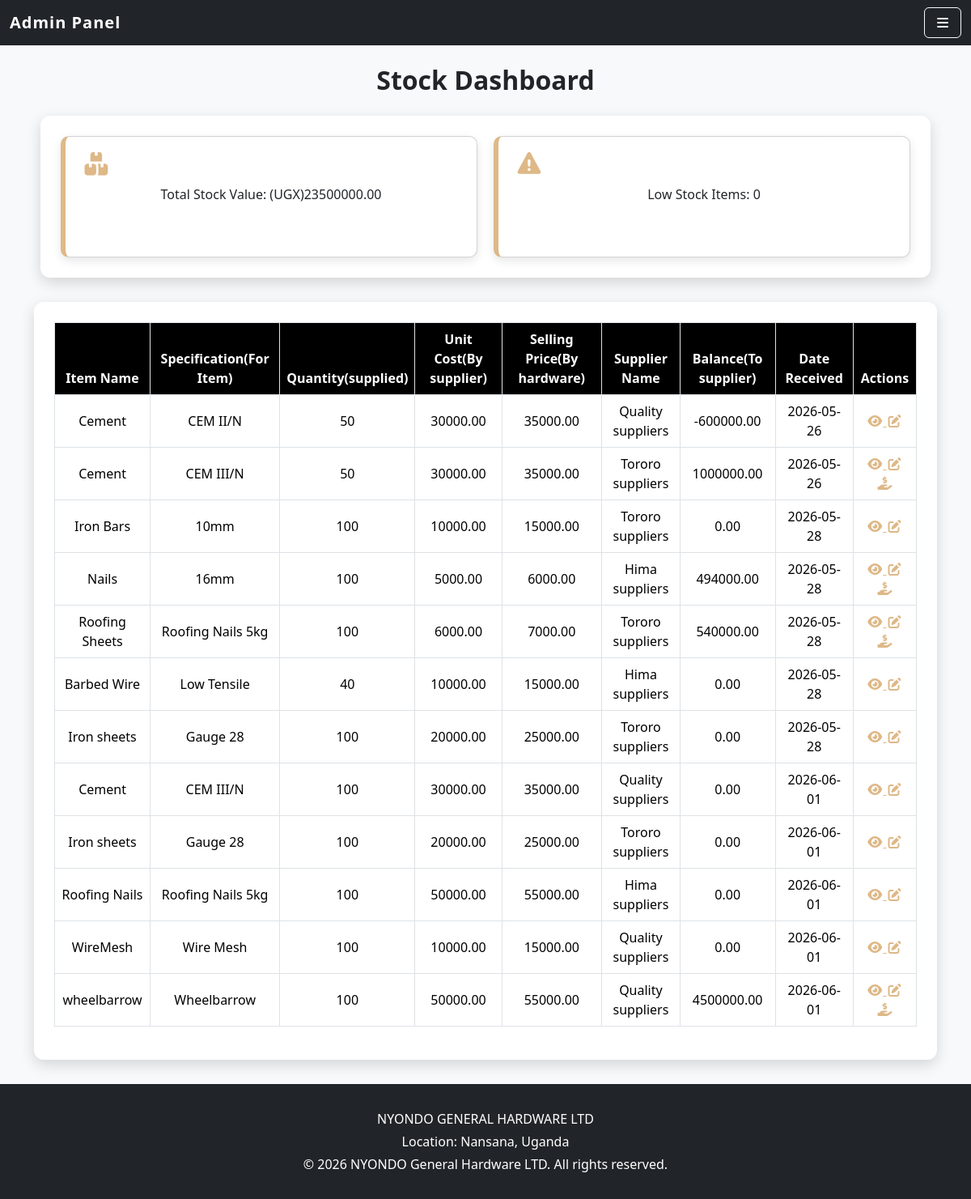
Before: /dashboard/stock/ with the older database file.
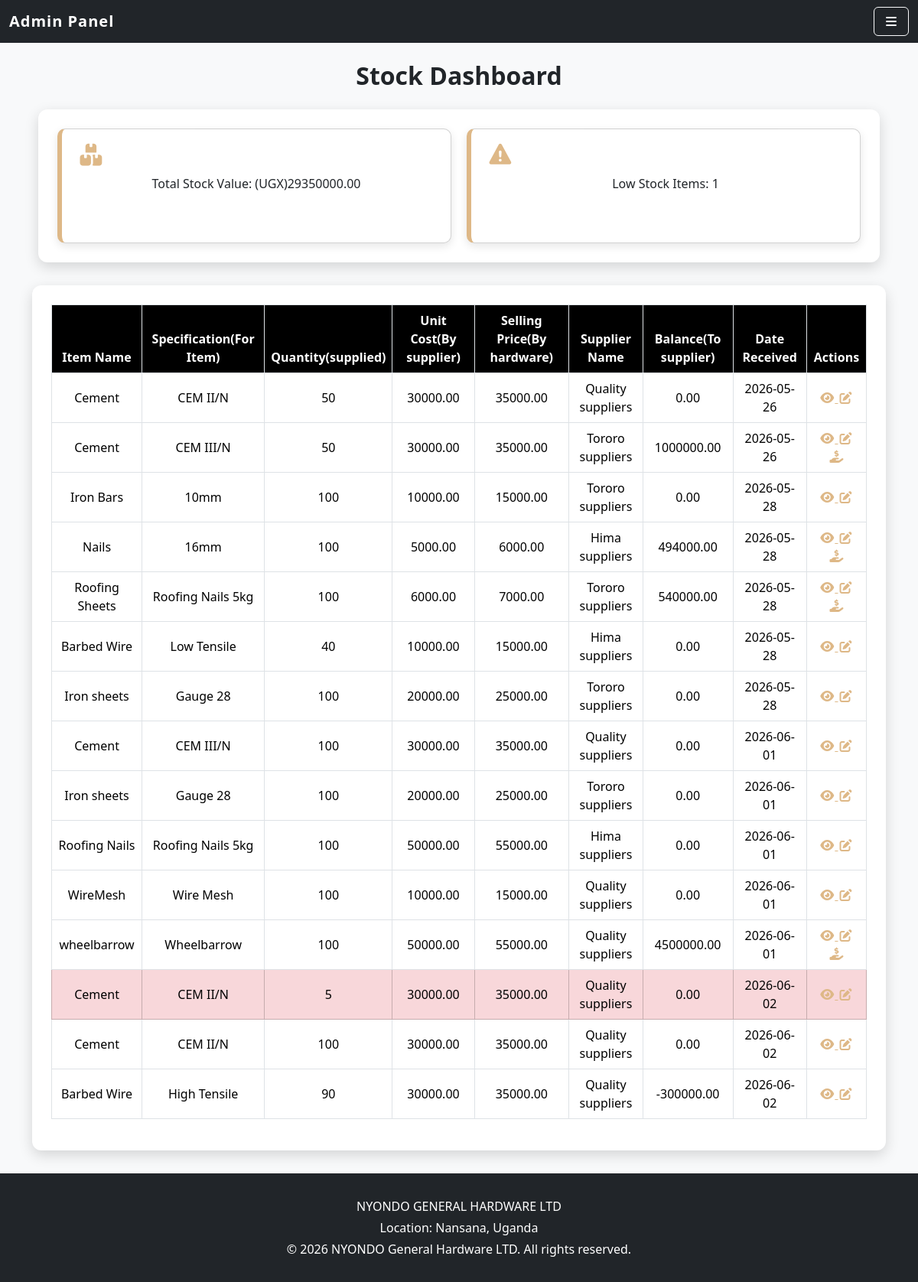
After: the same page with the newer database file.
### dupapp/models.py (models this page shows, shortened)
class Stock(models.Model):
    item_name = models.CharField(max_length=50)
    specification = models.CharField(max_length=100,blank=True)
    quantity = models.IntegerField()
    unit_cost = models.DecimalField(max_digits=10,decimal_places=2)
    selling_price = models.DecimalField(max_digits=10,decimal_places=2 )
    supplier = models.ForeignKey(Supplier,on_delete=models.CASCADE,related_name='stocks')
    date_received = models.DateTimeField(auto_now_add=True)
    payment_method = models.CharField(max_length=20,choices=[
            ('Cash', 'Cash'),
            ('Credit', 'Credit')
        ]
    )
    amount_paid = models.DecimalField(max_digits=10,decimal_places=2,default=0)
    def balance(self):
        return (self.quantity * self.unit_cost) - self.amount_paid
    def stock_value(self):
        return self.quantity * self.unit_cost

class Supplier(models.Model):
    name = models.CharField(max_length=100, unique=True)
    email = models.EmailField(unique=True)
    contact = models.CharField(max_length=20,blank=True,null=True)
    address = models.CharField(max_length=200,blank=True,null=True)

### dupapp/views.py (the view)
# urls.py: path("dashboard/stock/", views.admin_stock_dashboard, name="admin_stock_dashboard"),
def admin_stock_dashboard(request):
    stocks = Stock.objects.all()
    total_value = sum([s.stock_value() for s in stocks]) if stocks else 0
    low_stock = stocks.filter(quantity__lt=10)
    context = {
        'stocks': stocks,
        'total_value': total_value,
        'low_stock': low_stock,
    }
    return render(request, "admin_stock_dashboard.html", context)

### dupapp/templates/admin_stock_dashboard.html (shortened to what this page needs)
{% extends 'base_admin.html' %}
{% block content %}
<h2 class="page-heading">Stock Dashboard</h2>
<div class="cards-container">
  <div class="card text-dark">
    <div class="icon">
    <i class="fas fa-boxes"></i>
    </div>
    <div>Total Stock Value: (UGX){{ total_value }}</div>
  </div>
  <div class="card text-dark">
    <div class="icon">
    <i class="fas fa-exclamation-triangle"></i>
    </div>
    <div>Low Stock Items: {{ low_stock.count }}</div>
  </div>
</div>
<div class="fields-container">
  <table class="table table-bordered">
    <thead>
      <tr>
        <th>Item Name</th>
        <th>Specification(For Item)</th>
        <th>Quantity(supplied)</th>
        <th>Unit Cost(By supplier)</th>
        <th>Selling Price(By hardware)</th>
        <th>Supplier Name</th>
        <th>Balance(To supplier)</th>
        <th>Date Received</th>
        <th>Actions</th>
      </tr>
    </thead>
    <tbody>
      {% for stock in stocks %}
      <tr {% if stock.quantity < 10 %} class="table-danger" {% endif %}>
        <td>{{ stock.item_name }}</td>
        <td>{{ stock.specification }}</td>
        <td>{{ stock.quantity }}</td>
        <td>{{ stock.unit_cost }}</td>
        <td>{{ stock.selling_price }}</td>
        <td>{{ stock.supplier.name }}</td>
        <td>{{ stock.balance }}</td>
        <td>{{ stock.date_received|date:"Y-m-d" }}</td>
        <td>
          <a href="{% url 'admin_view_stock' stock.id %}" title="View" style="color: burlywood;">
            <i class="fas fa-eye"></i>
          </a>
          <a href="{% url 'admin_edit_stock' stock.id %}" title="Edit" style="color: burlywood;">
            <i class="fas fa-edit"></i>
          </a>
          {% if stock.payment_method == "Credit" and stock.balance > 0 %}
            <a href="{% url 'admin_add_supplier_payment' stock.id %}" title="Add Payment" style="color: burlywood;">
              <i class="fas fa-hand-holding-usd"></i>
            </a>
          {% endif %}
        </td>
      </tr>
      {% endfor %}
    </tbody>
  </table>
</div>
{% endblock %}

### dupapp/templates/base_admin.html (shortened to what this page needs)
<!doctype html>
<html lang="en">
  <head>
    <link href="https://cdn.jsdelivr.net/npm/bootstrap@5.3.8/dist/css/bootstrap.min.css" rel="stylesheet">
    <link rel="stylesheet" href="https://cdnjs.cloudflare.com/ajax/libs/font-awesome/7.0.1/css/all.min.css">
  </head>
  <body class="d-flex flex-column min-vh-100">
    <nav class="navbar navbar-dark bg-dark">
      <div class="container-fluid">
        <a class="navbar-brand" href="{% url 'admin_dashboard' %}">Admin Panel</a>
        <button class="btn btn-outline-light" type="button" data-bs-toggle="offcanvas" data-bs-target="#offcanvasAdmin">
          <i class="fas fa-bars"></i>
        </button>
      </div>
    </nav>
    <main class="container mt-4 flex-grow-1">
      {% block content %}
      {% endblock %}
    </main>
    <footer class="bg-dark text-white text-center py-3 ">
      <div style="background-color:#212529; padding:15px 0;">
        <p class="mb-1">NYONDO GENERAL HARDWARE LTD</p>
        <p class="mb-1">Location: Nansana, Uganda</p>
        <p class="mb-0">&copy; 2026 NYONDO General Hardware LTD. All rights reserved.</p>
      </div>
    </footer>
  </body>
</html>

### dupapp/templates/base_admin.html (style rules this page uses)
html, body { height: 100%; margin: 0; padding: 0; }
body { background-color:#f8f9fa; display: flex; flex-direction: column; }
main { flex: 1; }
.navbar-dark, footer { background-color: #212529 !important; }
.navbar-brand { font-weight: bold; letter-spacing: 1px; }
footer { position: relative; left: 0; right: 0; width: 100%; }
.btn { transition: transform 0.2s ease, box-shadow 0.2s ease; }

### dupapp/templates/admin_stock_dashboard.html (style rules this page uses)
.cards-container { background: #fff; border-radius: 12px; padding: 25px; margin: 20px auto; max-width: 1100px; box-shadow: 0 6px 18px rgba(0,0,0,0.15); display: flex; justify-content: center; gap: 20px; }
.fields-container { background: #fff; border-radius: 12px; padding: 25px; margin: 30px auto; max-width: 1700px; box-shadow: 0 6px 18px rgba(0,0,0,0.15); }
.page-heading { text-align: center; font-weight: 600; margin-bottom: 25px; color: #212529; }
.card { border-radius: 10px; text-align: center; font-weight: 500; padding: 20px; flex: 1; box-shadow: 0 4px 12px rgba(0,0,0,0.1); border-left-color: burlywood; border-left-width: 6px; height: 150px; }
.card i { font-size: 1.8rem; margin-bottom: 10px; display: block; }
.table thead th { background-color: #000; color: #fff; text-align: center; }
.table td { text-align: center; vertical-align: middle; }
.icon { color: burlywood; }

Changed rows visible on the page:
changed Stock (number 1 of 15 on the later page): balance "-600000.00" → "0.00"
added Stock: item_name "Cement", specification "CEM II/N", quantity "5", unit_cost "30000.00", selling_price "35000.00", supplier.name "Quality suppliers", balance "0.00", date_received "2026-06-02"
added Stock: item_name "Cement", specification "CEM II/N", quantity "100", unit_cost "30000.00", selling_price "35000.00", supplier.name "Quality suppliers", balance "0.00", date_received "2026-06-02"
added Stock: item_name "Barbed Wire", specification "High Tensile", quantity "90", unit_cost "30000.00", selling_price "35000.00", supplier.name "Quality suppliers", balance "-300000.00", date_received "2026-06-02"
Other visible differences:
{{ total_value }}: "23500000.00" → "29350000.00"
{{ low_stock.count }}: "0" → "1"
